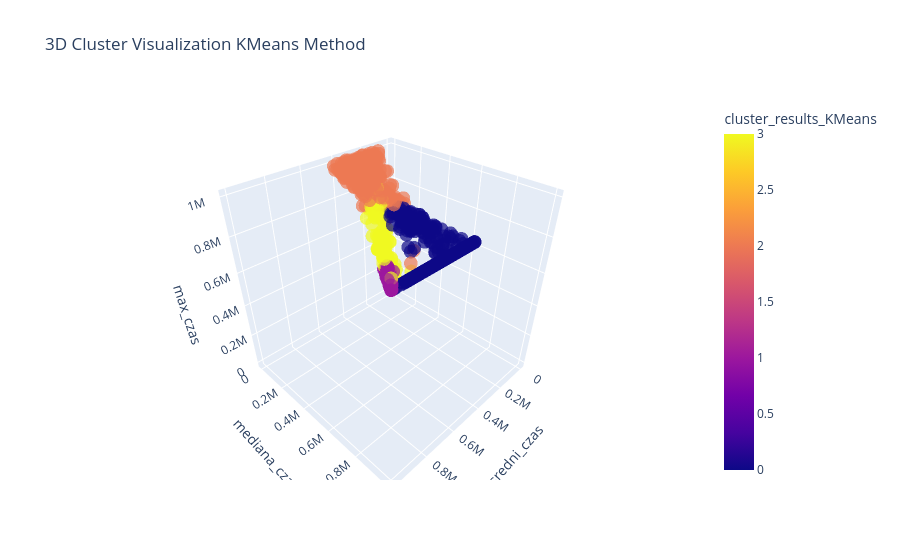
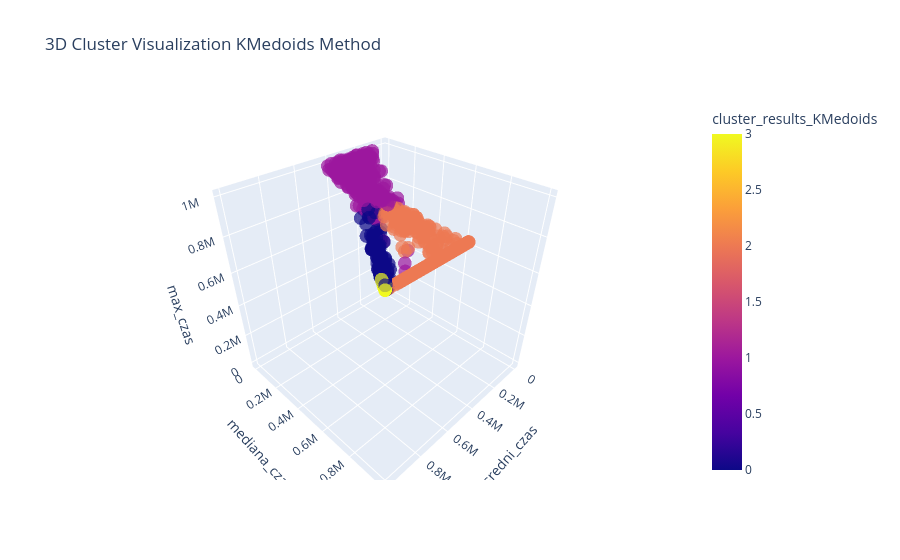

Notebook cell for these charts, in order:
### Code cell
import numpy as np
import matplotlib.pyplot as plt
import pandas as pd
import os
from sklearn.preprocessing import MinMaxScaler
from sklearn.cluster import KMeans
from sklearn_extra.cluster import KMedoids
from sklearn.metrics import silhouette_score
import plotly.express as px


# importy danych - tu można zmieniać
df=pd.read_csv('Dataset_85/copy.csv')
etykiety=['sredni_czas', 'mediana_czas', 'max_czas']


df=df.dropna(subset=etykiety).reset_index(drop=True)
rzeczy=df[etykiety]
#normalizacja
norm=MinMaxScaler().fit_transform(rzeczy)

# tabela
tab=pd.DataFrame(norm, columns=etykiety)
#clustering - KMeans
cluster_KMeans=KMeans(n_clusters=4, random_state=42)
wynik_KMeans=cluster_KMeans.fit_predict(tab)
kolumny=['top','seq']+etykiety
zest=df[kolumny].copy()
zest['cluster_results_KMeans']=wynik_KMeans
fig_KMeans = px.scatter_3d(
    zest,
    x=etykiety[0],
    y=etykiety[1],
    z=etykiety[2],
    color='cluster_results_KMeans',  # This colors the points by cluster
    title='3D Cluster Visualization KMeans Method',
    labels={'cluster_results': 'Cluster ID'},
    opacity=0.7
)
fig_KMeans.show()

# clustering - KMedoids

cluster_KMedoids=KMedoids(n_clusters=4, random_state=42)
wynik_KMedoids=cluster_KMedoids.fit_predict(tab)
zest['cluster_results_KMedoids']=wynik_KMedoids

fig_KMeans = px.scatter_3d(
    zest,
    x=etykiety[0],
    y=etykiety[1],
    z=etykiety[2],
    color='cluster_results_KMedoids',  # This colors the points by cluster
    title='3D Cluster Visualization KMedoids Method',
    labels={'cluster_results': 'Cluster ID'},
    opacity=0.7
)
fig_KMeans.show()
print(zest.head())
print(zest['cluster_results_KMeans'].value_counts())

### Figure 1 — Plotly figure (JSON) as saved in the notebook; plotly's stock layout.template omitted (floating-point values rounded to 4 significant figures; data arrays with more than 128 entries replaced by an {"elided": "..."} marker saying what was removed)
{"data": [{"hovertemplate": "sredni_czas=%{x}<br>mediana_czas=%{y}<br>max_czas=%{z}<br>cluster_results_KMeans=%{marker.color}<extra></extra>", "legendgroup": "", "marker": {"color": {"elided": "1664 int values"}, "coloraxis": "coloraxis", "opacity": 0.7, "symbol": "circle"}, "mode": "markers", "name": "", "scene": "scene", "showlegend": false, "x": {"elided": "1664 float values"}, "y": {"elided": "1664 float values"}, "z": {"elided": "1664 float values"}, "type": "scatter3d"}], "layout": {"scene": {"domain": {"x": [0.0, 1.0], "y": [0.0, 1.0]}, "xaxis": {"title": {"text": "sredni_czas"}}, "yaxis": {"title": {"text": "mediana_czas"}}, "zaxis": {"title": {"text": "max_czas"}}}, "coloraxis": {"colorbar": {"title": {"text": "cluster_results_KMeans"}}, "colorscale": [[0.0, "#0d0887"], [0.1111, "#46039f"], [0.2222, "#7201a8"], [0.3333, "#9c179e"], [0.4444, "#bd3786"], [0.5556, "#d8576b"], [0.6667, "#ed7953"], [0.7778, "#fb9f3a"], [0.8889, "#fdca26"], [1.0, "#f0f921"]]}, "legend": {"tracegroupgap": 0}, "title": {"text": "3D Cluster Visualization KMeans Method"}}}

### Figure 2 — Plotly figure (JSON) as saved in the notebook; plotly's stock layout.template omitted (floating-point values rounded to 4 significant figures; data arrays with more than 128 entries replaced by an {"elided": "..."} marker saying what was removed)
{"data": [{"hovertemplate": "sredni_czas=%{x}<br>mediana_czas=%{y}<br>max_czas=%{z}<br>cluster_results_KMedoids=%{marker.color}<extra></extra>", "legendgroup": "", "marker": {"color": {"elided": "1664 int values"}, "coloraxis": "coloraxis", "opacity": 0.7, "symbol": "circle"}, "mode": "markers", "name": "", "scene": "scene", "showlegend": false, "x": {"elided": "1664 float values"}, "y": {"elided": "1664 float values"}, "z": {"elided": "1664 float values"}, "type": "scatter3d"}], "layout": {"scene": {"domain": {"x": [0.0, 1.0], "y": [0.0, 1.0]}, "xaxis": {"title": {"text": "sredni_czas"}}, "yaxis": {"title": {"text": "mediana_czas"}}, "zaxis": {"title": {"text": "max_czas"}}}, "coloraxis": {"colorbar": {"title": {"text": "cluster_results_KMedoids"}}, "colorscale": [[0.0, "#0d0887"], [0.1111, "#46039f"], [0.2222, "#7201a8"], [0.3333, "#9c179e"], [0.4444, "#bd3786"], [0.5556, "#d8576b"], [0.6667, "#ed7953"], [0.7778, "#fb9f3a"], [0.8889, "#fdca26"], [1.0, "#f0f921"]]}, "legend": {"tracegroupgap": 0}, "title": {"text": "3D Cluster Visualization KMedoids Method"}}}
